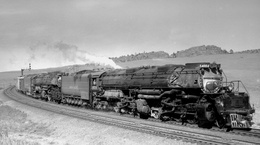
%> input picture Ex2/RV_Ex2_Task9/image_1.jpg, 260 x 145 px, shrunk from 1200 x 671 before the run
$ octave RV_Ex2_Task9.m   (GNU Octave 9; MATLAB toolbox functions it lacks are replaced by stand-ins)
%> lines starting %> are read from the running program, lines starting %| are printed output that depends on the picture
% Clear Workspace
clc;
close all;
clear;

% Load Images
img_1 = imread('image_1.jpg');
%> img_1 is the input picture: size 145x260 uint8; min 0, max 248, mean 148.9
img_2 = imread('image_2.jpg');
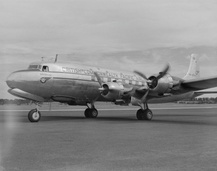
%> input picture Ex2/RV_Ex2_Task9/image_2.jpg, 217 x 171 px, shrunk from 1000 x 791 before the run
%> img_2 is the input picture: size 171x217x3 uint8; mean R, G, B 140.3, 140.3, 140.3
img_3 = imread('image_3.jpg');
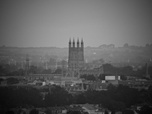
%> input picture Ex2/RV_Ex2_Task9/image_3.jpg, 152 x 114 px, shrunk from 700 x 525 before the run
%> img_3 is the input picture: size 114x152x3 uint8; min 3, max 174, mean 91.6
img_4 = imread('image_4.jpg');
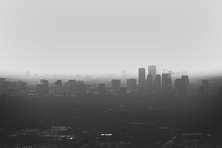
%> input picture Ex2/RV_Ex2_Task9/image_4.jpg, 222 x 148 px, shrunk from 1024 x 683 before the run
%> img_4 is the input picture: size 148x222x3 uint8; min 34, max 225, mean 141.6

% Show Results
show(img_1);
show(img_2);
%> call 2 of grid, with div = 5
%> after the loop in grid (call 2), `for i=0:1:div-1`:
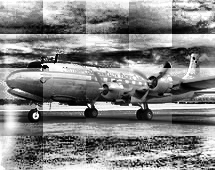
%> img: size 170x215 uint8; min 0, max 255, mean 133.2
%> call 2 of slide, with area = 128
%> after the loop in slide (call 2), `for i=floor(area/2):1:width-ceil(area/2)`:
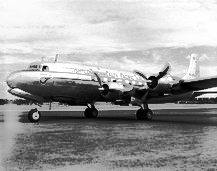
%> img: size 171x217 uint8; min 0, max 255, mean 158.9
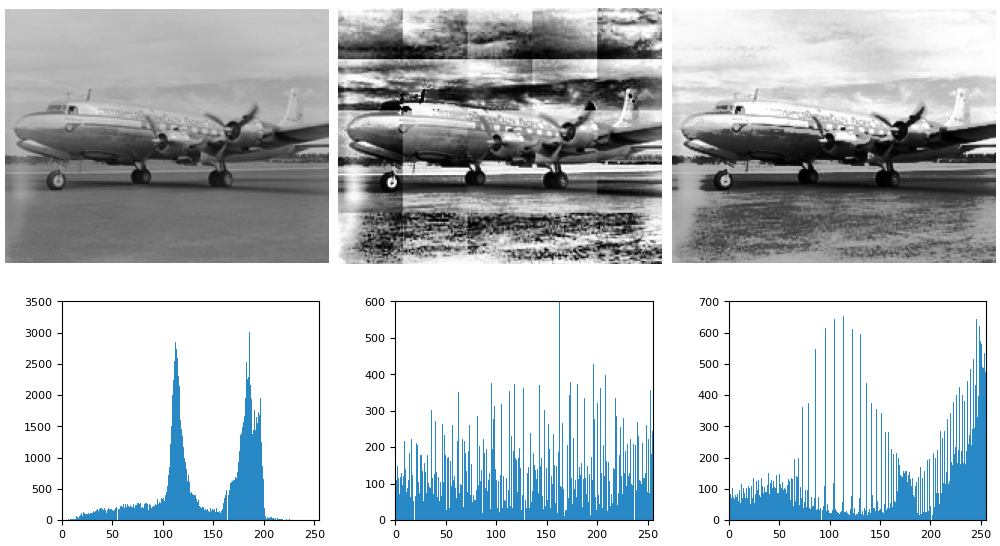
%> figure redrawn from the program's plot data, 6 panels
show(img_3);
% [3 lines not run here, left out]
function img = grid(in, div)
    [width, height, ~] = size(in);
    width = floor(width/div);
    height = floor(height/div);

    for i=0:1:div-1
        for j=0:1:div-1
           img(width*i+1:width*(i+1), height*j+1:height*(j+1)) = equal(in(width*i+1:width*(i+1), height*j+1:height*(j+1)));
        end
    end
end

function img = slide(in, area)
    [width, height, ~] = size(in);
    for i=floor(area/2):1:width-ceil(area/2)
        for j=floor(area/2):1:height-ceil(area/2)
            img(i-ceil(area/2)+1:i+floor(area/2), j-ceil(area/2)+1:j+floor(area/2)) = equal(in(i-ceil(area/2)+1:i+floor(area/2), j-ceil(area/2)+1:j+floor(area/2)));
        end
    end

end

function image = equal(img)
    h = reshape(imhist(img),1,[]);
    w = h/numel(img);
    cs = cumsum(w);
    image = uint8(cs(img+1)*255);
end

function show(img)
    gimg = grid(img,5);
%> call 3 of grid, with div = 5
%> after the loop in grid (call 3), `for i=0:1:div-1`:
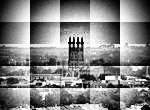
%> img: size 110x150 uint8; min 0, max 255, mean 131.1
    simg = slide(img,128);
%> (the run ends here)
